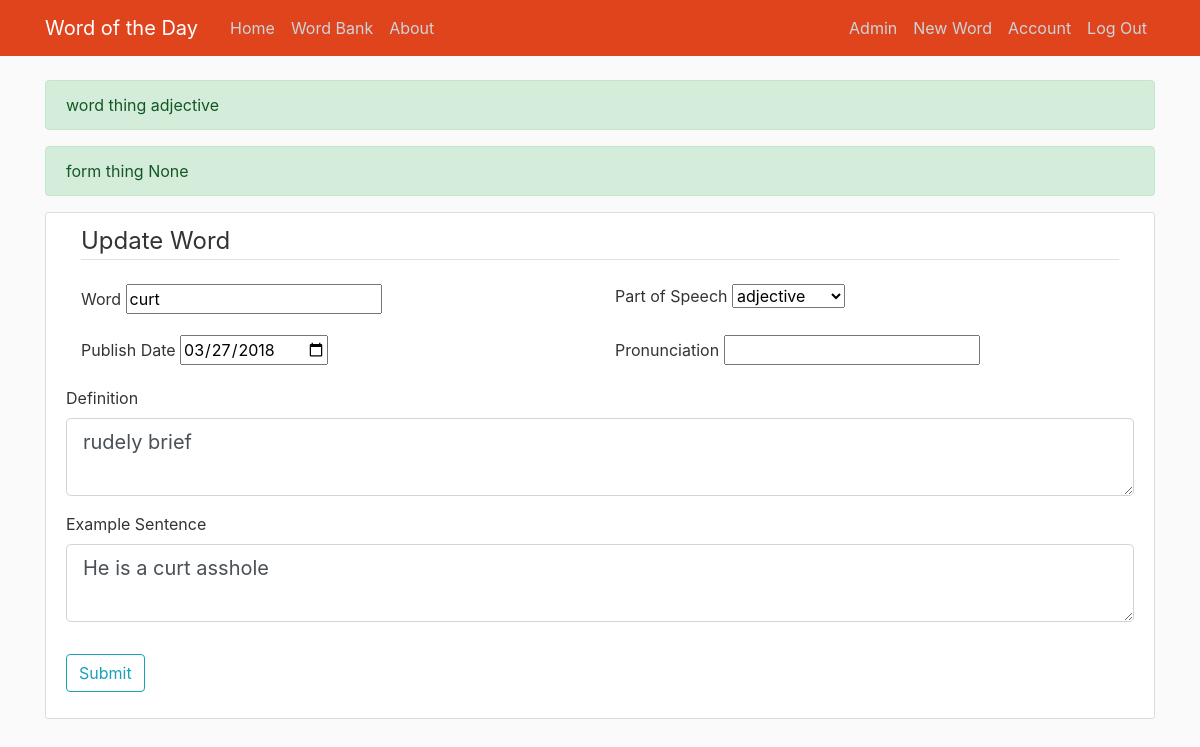
The app's page /word/2/update (signed in) with its own data.
### wotd/models.py (models this page shows, shortened)
class Word(db.Model):
    id = db.Column(db.Integer, primary_key=True)
    word = db.Column(db.String(100), nullable=False)
    partOfSpeech_id = db.Column(db.Integer, db.ForeignKey('part_of_speech.id'), nullable=False)
    definition = db.Column(db.Text, nullable=False)
    exampleSentence = db.Column(db.Text, nullable=False)
    ipa = db.Column(db.Text, nullable=True)
    date_added = db.Column(db.DateTime, nullable=False, default=datetime.utcnow)
    date_published = db.Column(db.Date, nullable=True)
    user_id = db.Column(db.Integer, db.ForeignKey('user.id'), nullable=True)

### wotd/routes.py (the view)
@app.route("/word/<int:word_id>/update", methods=['GET', 'POST'])
@login_required
def update_word(word_id):
    word = Word.query.get_or_404(word_id)
    if word.contributor != current_user and current_user.isAdmin is False:
        abort(403)
    form = WordForm()
    form.get_parts_of_speech()
    flash(f'word thing {word.part_o_speech}', 'success')
    flash(f'form thing {form.part_o_speech.data}', 'success')
    if form.validate_on_submit():
        if form.part_o_speech.data == -1:
            flash('Please choose part of speech', 'fail')
        else:
            dupe = Word.query.filter(Word.id != word.id
                                     , Word.word == form.word.data
                                     , Word.partOfSpeech_id == form.part_o_speech.data).first()
            if dupe:
                flash(f'This word ({dupe.id}) was added on {dupe.date_published.strftime("%Y-%m-%d")}, you cretin.'
                      , 'fail')
            else:
                word.word = form.word.data
                word.partOfSpeech_id = form.part_o_speech.data
                word.definition = form.definition.data
                word.exampleSentence = form.exampleSentence.data
                word.ipa = form.ipa.data
                word.date_published = form.date_published.data
                word.contributor = current_user
                db.session.commit()
                flash('Word updated, you miscreant.', 'success')
                return redirect(url_for('word', word_id=word.id))
    elif form.is_submitted() and form.validate() is False:
        flash(f'this form failed', 'success')
    elif request.method == 'GET':
        form.word.data = word.word
        form.part_o_speech.data = word.partOfSpeech_id
        form.definition.data = word.definition
        form.exampleSentence.data = word.exampleSentence
        form.ipa.data = word.ipa
        form.date_published.data = word.date_published
    return render_template('word_upsert.html'
                           , title='Update ' + word.word
                           , form=form
                           , legend='Update Word'
                           , user=current_user)

### wotd/forms.py
class WordForm(FlaskForm):
    word = StringField('Word', validators=[DataRequired()])
    part_o_speech = SelectField('Part of Speech', coerce=int)#, validators=[DataRequired()])
    definition = TextAreaField('Definition', validators=[DataRequired()])
    exampleSentence = TextAreaField('Example Sentence', validators=[DataRequired()])
    ipa = StringField('Pronunciation', validators=[DataRequired()])
    date_published = DateField('Publish Date', validators=[Optional(strip_whitespace=True)])
    submit = SubmitField('Submit')
    def get_parts_of_speech(self):
        self.part_o_speech.choices = [(-1, 'Select...')] + [(p.id, p.partOfSpeech) for p in PartOfSpeech.query.order_by('id')]

### wotd/models.py (called while the page is built)
@login_manager.user_loader
def load_user(user_id):
    return User.query.get(int(user_id))

    def __repr__(self):
        return f"{self.partOfSpeech}"

### wotd/templates/word_upsert.html (shortened to what this page needs)
{% extends "layout.html" %}
{% block content %}
    <div class="content-section">
        <form method="POST" action="">
            <fieldset class="form-group">
                <div class="container">
                    <legend class="border-bottom mb-4">{{ legend }}</legend>
                    <div class="row">
                        <div class="col-md-6">
                            <div class="form-group">
                                {{ form.word.label(class="form-control-label") }}
                                {% if form.word.errors %}
                                    {{ form.word(class="is-invalid") }}
                                    <div class="invalid-feedback">
                                        {% for error in form.word.errors %}
                                            <span> {{ error }} </span>
                                        {% endfor %}
                                    </div>
                                {% else %}
                                    {{ form.word() }}
                                {% endif %}
                            </div>
                        </div>
                        <div class="col-md-6" class="form-group">
                            <div>
                                {{ form.part_o_speech.label(class="form-control-label") }}
                                {% if form.part_o_speech.errors %}
                                    {{ form.part_o_speech(class="is-invalid") }}
                                    <div class="invalid-feedback">
                                        {% for error in form.part_o_speech.errors %}
                                            <span> {{ error }} </span>
                                        {% endfor %}
                                    </div>
                                {% else %}
                                    {{ form.part_o_speech() }}
                                {% endif %}
                            </div>
                        </div>
                    </div>
                    <div class="row">
                        <div class="form-group col-md-6">
                            <div>
                                {{ form.date_published.label(class="form-control-label") }}
                                {% if user.isAdmin %}
                                    {{ form.date_published() }}
                                {% else %}
                                    {{ form.date_published(disabled="disabled") }}
                                {% endif %}
                            </div>
                        </div>
                        <div class="form-group col-md-6">
                            <div>
                                {{ form.ipa.label(class="form-control-label") }}
                                {% if form.ipa.errors %}
                                    {{ form.ipa(class="is-invalid") }}
                                    <div class="invalid-feedback">
                                        {% for error in form.ipa.errors %}
                                            <span> {{ error }} </span>
                                        {% endfor %}
                                    </div>
                                {% else %}
                                    {{ form.ipa() }}
                                {% endif %}
                             </div>
                        </div>
                    </div>
                </div>
                <div class="form-group">
                    {{ form.definition.label(class="form-control-label") }}
                    {% if form.definition.errors %}
                        {{ form.definition(class="form-control form-control-lg is-invalid") }}
                        <div class="invalid-feedback">
                            {% for error in form.definition.errors %}
                                <span> {{ error }} </span>
                            {% endfor %}
                        </div>
                    {% else %}
                        {{ form.definition(class="form-control form-control-lg") }}
                    {% endif %}
                </div>
                <div class="form-group">
                    {{ form.exampleSentence.label(class="form-control-label") }}
                    {% if form.exampleSentence.errors %}
                        {{ form.exampleSentence(class="form-control form-control-lg is-invalid") }}
                        <div class="invalid-feedback">
                            {% for error in form.exampleSentence.errors %}
                                <span> {{ error }} </span>
                            {% endfor %}
                        </div>
                    {% else %}
                        {{ form.exampleSentence(class="form-control form-control-lg") }}
                    {% endif %}
                </div>
            </fieldset>
            <div class="form-group">
                {{ form.submit(class="btn btn-outline-info") }}
            </div>
        </form>
    </div>
{% endblock content %}

### wotd/static/main.css (style rules this page uses)
body { background: #fafafa; color: #333333; margin-top: 5rem; }
.content-section { background: #ffffff; padding: 10px 20px; border: 1px solid #dddddd; border-radius: 3px; margin-bottom: 20px; }

### records on screen
Word: word "curt", date_published "03/27/2018", definition "rudely brief", exampleSentence "He is a curt asshole"

### other values on screen
{{ message }} "word thing adjective" "form thing None"
{{ legend }} "Update Word"
